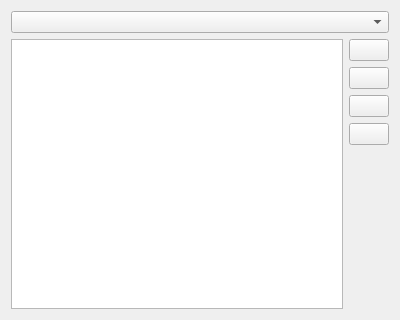
<ui version="4.0" >
 <class>TimeScaleEditWidget</class>
 <widget class="QWidget" name="TimeScaleEditWidget" >
  <property name="geometry" >
   <rect>
    <x>0</x>
    <y>0</y>
    <width>400</width>
    <height>320</height>
   </rect>
  </property>
  <layout class="QVBoxLayout" >
   <item>
    <widget class="KComboBox" name="zoneCombo" />
   </item>
   <item>
    <layout class="QHBoxLayout" >
     <item>
      <widget class="QListWidget" name="listWidget" />
     </item>
     <item>
      <layout class="QVBoxLayout" >
       <item>
        <widget class="QPushButton" name="addButton" >
         <property name="text" >
          <string/>
         </property>
        </widget>
       </item>
       <item>
        <widget class="QPushButton" name="upButton" >
         <property name="text" >
          <string/>
         </property>
        </widget>
       </item>
       <item>
        <widget class="QPushButton" name="downButton" >
         <property name="text" >
          <string/>
         </property>
        </widget>
       </item>
       <item>
        <widget class="QPushButton" name="removeButton" >
         <property name="text" >
          <string/>
         </property>
        </widget>
       </item>
       <item>
        <spacer>
         <property name="orientation" >
          <enum>Qt::Vertical</enum>
         </property>
         <property name="sizeHint" >
          <size>
           <width>20</width>
           <height>40</height>
          </size>
         </property>
        </spacer>
       </item>
      </layout>
     </item>
    </layout>
   </item>
  </layout>
 </widget>
 <customwidgets>
  <customwidget>
   <class>KComboBox</class>
   <extends>QComboBox</extends>
   <header>kcombobox.h</header>
  </customwidget>
 </customwidgets>
 <resources/>
 <connections/>
</ui>
